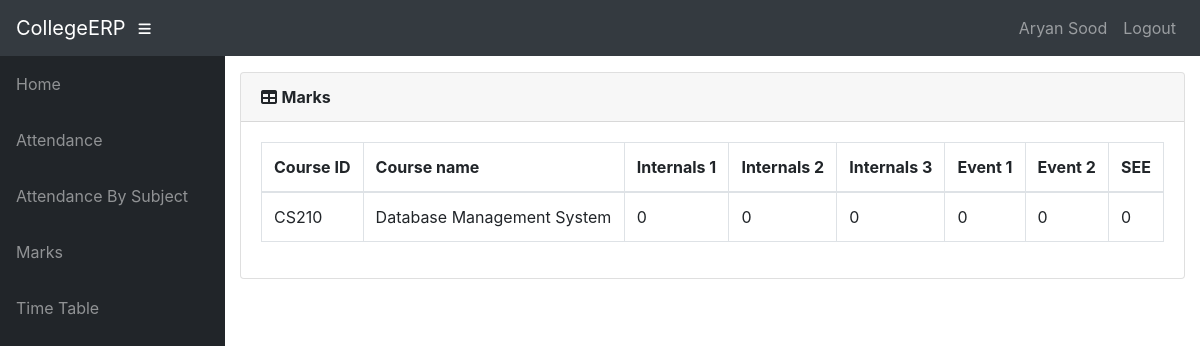
Page /info/student/1087/marks_list/ (signed in) on the committed database.
### info/models.py (models this page shows, shortened)
class User(AbstractUser):
    @property
    def is_student(self):
        if hasattr(self, 'student'):
            return True
        return False

class Student(models.Model):
    user = models.OneToOneField(User, on_delete=models.CASCADE, null=True)
    class_id = models.ForeignKey(Class, on_delete=models.CASCADE, default=1)
    USN = models.CharField(primary_key='True', max_length=100)
    name = models.CharField(max_length=200)
    sex = models.CharField(max_length=50, choices=sex_choice, default='Male')
    DOB = models.DateField(default='1998-01-01')

class StudentCourse(models.Model):
    student = models.ForeignKey(Student, on_delete=models.CASCADE)
    course = models.ForeignKey(Course, on_delete=models.CASCADE)
    class Meta:
        unique_together = (('student', 'course'),)
        verbose_name_plural = 'Marks'

class Course(models.Model):
    dept = models.ForeignKey(Dept, on_delete=models.CASCADE)
    id = models.CharField(primary_key='True', max_length=50)
    name = models.CharField(max_length=50)
    shortname = models.CharField(max_length=50, default='X')

class Marks(models.Model):
    studentcourse = models.ForeignKey(StudentCourse, on_delete=models.CASCADE)
    name = models.CharField(max_length=50, choices=test_name, default='Internal test 1')
    marks1 = models.IntegerField(default=0, validators=[MinValueValidator(0), MaxValueValidator(100)])
    class Meta:
        unique_together = (('studentcourse', 'name'),)

### info/views.py (the view)
# urls.py: path('student/<slug:stud_id>/marks_list/', views.marks_list, name='marks_list'),
@login_required()
def marks_list(request, stud_id):
    stud = Student.objects.get(USN=stud_id, )
    ass_list = Assign.objects.filter(class_id_id=stud.class_id)
    sc_list = []
    for ass in ass_list:
        try:
            sc = StudentCourse.objects.get(student=stud, course=ass.course)
        except StudentCourse.DoesNotExist:
            sc = StudentCourse(student=stud, course=ass.course)
            sc.save()
            sc.marks_set.create(type='I', name='Internal test 1')
            sc.marks_set.create(type='I', name='Internal test 2')
            sc.marks_set.create(type='I', name='Internal test 3')
            sc.marks_set.create(type='E', name='Event 1')
            sc.marks_set.create(type='E', name='Event 2')
            sc.marks_set.create(type='S', name='Semester End Exam')
        sc_list.append(sc)
    return render(request, 'info/marks_list.html', {'sc_list': sc_list})

### info/templates/info/marks_list.html
{% extends 'info/base.html' %}
    {% load static %}
    {% block content %}
                  <div class="card mb-3">
            <div class="card-header">
              <i class="fas fa-table"></i>
            <b>Marks</b></div>
            <div class="card-body">
              <div class="table-responsive">
                <table class="table table-bordered" id="dataTable" width="100%" cellspacing="0">
                  <thead>
                    <tr>
                        <th>Course ID</th>
                        <th>Course name</th>
                        <th>Internals 1</th>
                        <th>Internals 2</th>
                        <th>Internals 3</th>
                        <th>Event 1</th>
                        <th>Event 2</th>
                        <th>SEE</th>
                    </tr>
                  </thead>
                  <tbody>
                    {% for sc in sc_list %}
                    <tr>
                        <td>{{ sc.course_id }}</td>
                        <td>{{sc.course.name}}</td>
                        {% for m in sc.marks_set.all %}
                            <td>{{ m.marks1 }}</td>
                        {% endfor %}
                    </tr>
                    {% empty %}
                            <p>student has no courses</p>
                    {% endfor %}
                  </tbody>
                </table>
              </div>
            </div>
          </div>
    {% endblock %}

### info/templates/info/base.html (shortened to what this page needs)
<!DOCTYPE html>
<html lang="en">
  <head>
      {% load static %}
    <link href="{% static '/info/bootstrap/vendor/bootstrap/css/bootstrap.min.css' %}" rel="stylesheet">
    <link href="{% static '/info/bootstrap/vendor/fontawesome-free/css/all.min.css' %}" rel="stylesheet" type="text/css">
    <link href="{% static '/info/bootstrap/vendor/datatables/dataTables.bootstrap4.css' %}" rel="stylesheet">
    <link href="{% static '/info/bootstrap/css/sb-admin.css' %}" rel="stylesheet">
  </head>
  <body id="page-top">
    <nav class="navbar navbar-expand navbar-dark bg-dark static-top">
      <a class="navbar-brand mr-1" href="{% url 'index' %}">CollegeERP</a>
      <button class="btn btn-link btn-sm text-white order-1 order-sm-0" id="sidebarToggle" href="#">
        <i class="fas fa-bars"></i>
      </button>
        <div class="collapse navbar-collapse" id="navbarResponsive">
          <ul class="navbar-nav ml-auto">
            <li class="nav-item">
                {% if request.user.is_student %}
                    <a class="nav-link text-capitalize">{{ request.user.student.name }}</a>
                {% elif request.user.is_teacher %}
                    <a class="nav-link text-capitalize">{{ request.user.teacher.name }}</a>
                {% endif %}
            </li>
            <li class="nav-item">
                <a class="nav-link" href="#" data-toggle="modal" data-target="#logoutModal">Logout</a>
            </li>
          </ul>
        </div>
    </nav>
    <div id="wrapper">
      <ul class="sidebar navbar-nav">
            <li class="nav-item">
              <a class="nav-link" href="{% url 'index' %}">
                <span>Home</span>
              </a>
            </li>
        {% if request.user.is_student %}
            <li class="nav-item">
              <a class="nav-link" href="{% url 'attendance' request.user.student.USN %}">
                <span>Attendance</span>
              </a>
            </li>
            <li class="nav-item">
              <a class="nav-link" href="{% url 'attendance' request.user.student.USN %}">
                <span>Attendance By Subject</span>
              </a>
            </li>
            <li class="nav-item">
              <a class="nav-link" href="{% url 'marks_list' request.user.student.USN %}">
                <span>Marks</span>
              </a>
            </li>
              <li class="nav-item">
              <a class="nav-link" href="{% url 'timetable' request.user.student.class_id_id %}">
                <span>Time Table</span>
              </a>
            </li>
        {% endif %}
      </ul>
      <div id="content-wrapper">
        <div class="container-fluid">
            {% block content %}
            {% endblock %}
        </div>
      </div>
    </div>
  </body>
</html>

### rows in the picture
User: user.student.name "Aryan Sood"
StudentCourse: course_id "CS210", course.name "Database Management System"
Marks: marks1 "0"
Marks: marks1 "0"
Marks: marks1 "0"
Marks: marks1 "0"
Marks: marks1 "0"
Marks: marks1 "0"
